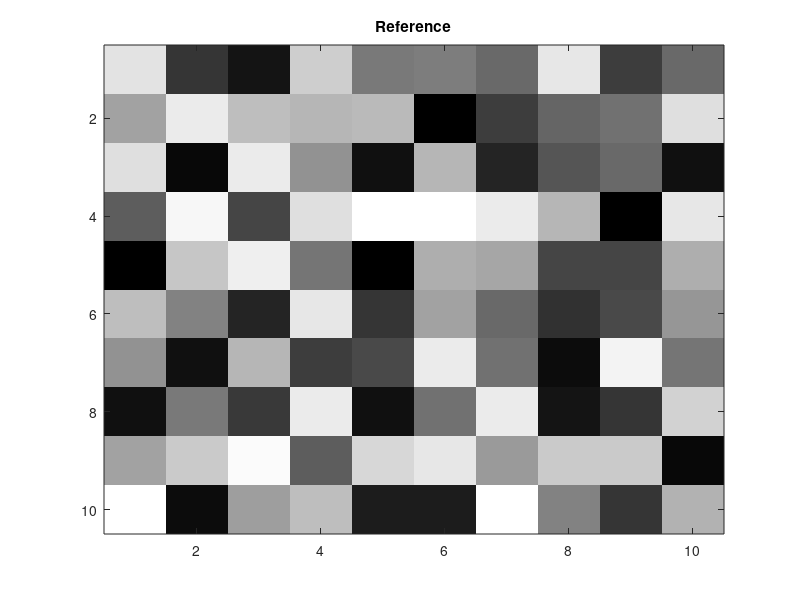
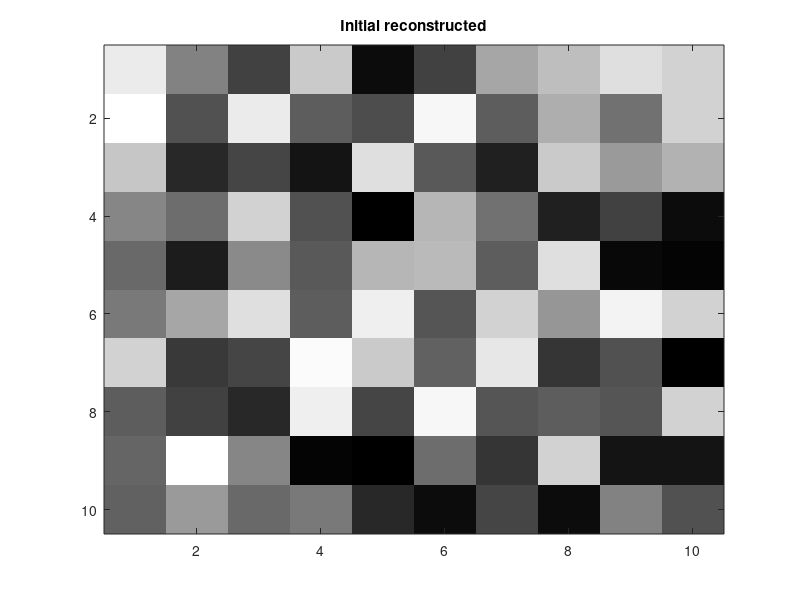

Here is the MATLAB script that generated these plots, in order: (Note: this script raises an error after producing the figures.)
function test_JE_derivative

clc;

image1 = 1 + 63*rand(10,10);
image2 = 1 + 63*rand(10,10);


figure;imagesc(image1);colormap gray; title('Reference');
figure;imagesc(image2);colormap gray; title('Initial reconstructed');

for i=1:20;
    [JE_scalar, JE_gradient] = JE_derivative(image1,image2);
    fprintf('JE value = %g\n', JE_scalar);
    image2= image2 - JE_gradient;
end

figure;imagesc(image2);colormap gray; title('Final reconstructed');